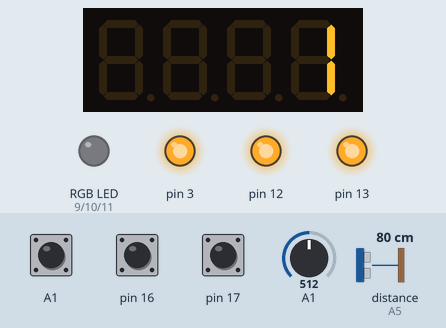
Recording of a sketch running on a simulated Arduino Uno, built with avr-gcc and run on an emulated ATmega328P. On the bench: 4-digit seven-segment display, an RGB LED mixed from three pins (HIGH = lit), output pins drawn as LEDs (lit = HIGH). Wiring (inferred from the names in the program): ultrasonic range finder: trigger A4; echo A5. The test bench sets the inputs (shaded band); at power-on: distance to the obstacle (sensor on A5) 80 cm, A1 HIGH, A1 = 512, pin 16 HIGH, pin 17 HIGH. The echo pulse lasts 58.3 µs per cm; random numbers use the default seed unless the sketch sets one; pins used as bus, display or sensor lines are not drawn.

Above: at 3.7 s.
At 9.2 s:
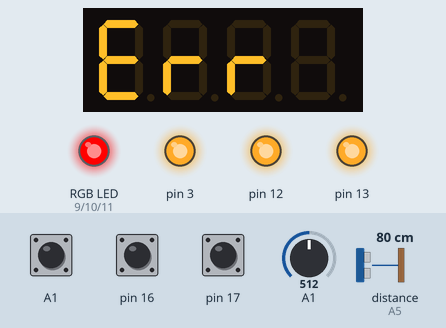
9.3 s: distance to the obstacle (sensor on A5) set to 18 cm
12.3 s: distance to the obstacle (sensor on A5) set to 35 cm
15.3 s: distance to the obstacle (sensor on A5) set to 2 cm
At 15.9 s:
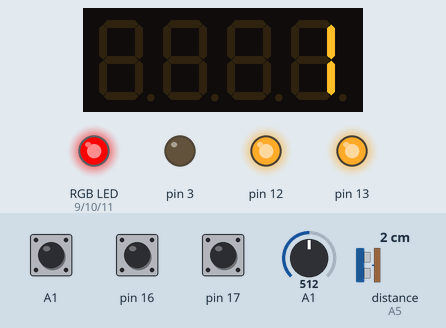
17.0 s: A1 pulled LOW for 0.15 s
At 17.25 s:
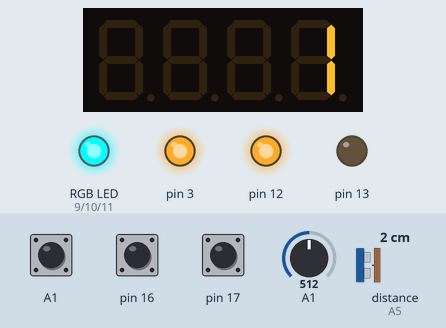
17.7 s: A1 pulled LOW for 1 s
20.2 s: A1 pulled LOW for 0.15 s
At 26.3 s:
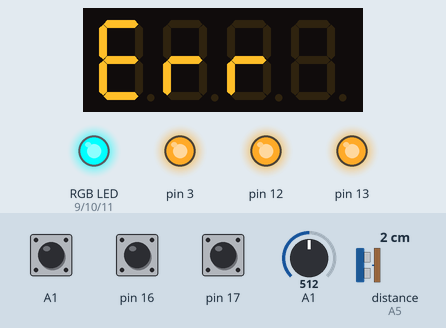
Timing chart, 0 to 26.5 s (numbered marks = the images above; inputs shaded):
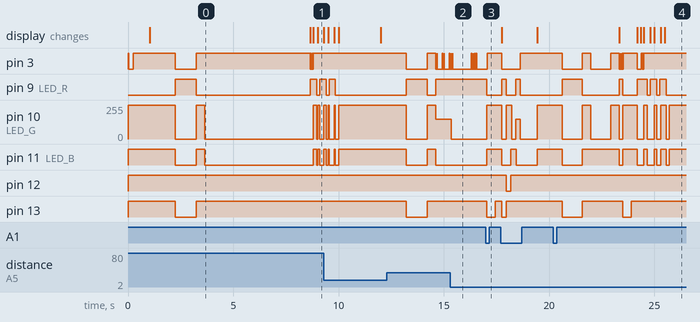

Measured:
- after the input at 15.3 s, pin 10 (LED_G): 150/255 → 0/255 after 0.05 s
- after the input at 17.0 s, pin 9 (LED_R): HIGH → LOW at once; pin 10 (LED_G): 0/255 → 255/255 after 0.05 s; pin 11 (LED_B): LOW → HIGH after 0.05 s; pin 13: HIGH → LOW after 0.05 s, → HIGH 0.40 s later

The sketch:

Unified-Code-V0-1-0.ino
```cpp
// ============================================================
//  Simon Sensorial — Unified Code V0.1.0
//  Plataforma: Arduino Uno + MultiFunctionShield + HC-SR04
//  LED RGB externo na protoboard
// ============================================================

#include <TimerOne.h>
#include <Wire.h>
#include <MultiFuncShield.h>
#include <stdlib.h>
// <time.h> removido — desnecessário no Arduino

#define TRIG_PIN A4
#define ECHO_PIN A5
#define LED_R 9
#define LED_G 10
#define LED_B 11
#define BTN_PIN 2
#define N           10      // tamanho máximo da sequência
#define TIMEOUT_MS  5000    // tempo de espera por resposta (ms)

const byte LED_MFS[5] = { 0, LED_1, LED_2, LED_3, LED_4 };

struct LevelData { byte r, g, b; int frequence; };

const LevelData LEVELS[4] = {
  {255,   0,   0, 262},  // Nível 1 — Vermelho / Dó
  {  0, 255,   0, 294},  // Nível 2 — Verde    / Ré
  {  0,   0, 255, 330},  // Nível 3 — Azul     / Mi
  {255, 150,   0, 349},  // Nível 4 — Amarelo  / Fá
};

// ─────────────────────────────────────────────────────────
//  Variáveis globais
// ─────────────────────────────────────────────────────────
int sequence_num[N];
int seq_size    = 1;
int showSeqVel  = 1000;  // velocidade de apresentação (ms) — diminui com o progresso

const int VEL_MIN  = 300;
const int VEL_DECR = 50;

void set_LED(int r, int g, int b) {
  analogWrite(LED_R, r);
  analogWrite(LED_G, g);
  analogWrite(LED_B, b);
}

void show_level(int lv, int duration) {
  if (lv < 1 || lv > 4) {
    set_LED(0, 0, 0);
    return;
  }
  LevelData d = LEVELS[lv - 1];
  set_LED(d.r, d.g, d.b);
  int on_units = max(1, duration / 10);
  MFS.beep(on_units, 1, 1, 1, 0);

  delay(duration);
  set_LED(0, 0, 0);
}

void sequence() {
  for (int i = 0; i < N; i++) {
    sequence_num[i] = (rand() % 4) + 1;  // valores 1-4
  }
}

void show_sequence() {
  delay(400);
  for (int i = 0; i < seq_size; i++) {
    int n = sequence_num[i];

    MFS.writeLeds(LED_MFS[n], ON);
    show_level(n, showSeqVel);
    MFS.writeLeds(LED_MFS[n], OFF);

    delay(400);
  }
}

float get_distance() {
  digitalWrite(TRIG_PIN, LOW);
  delayMicroseconds(2);
  digitalWrite(TRIG_PIN, HIGH);
  delayMicroseconds(10);
  digitalWrite(TRIG_PIN, LOW);

  float duration = pulseIn(ECHO_PIN, HIGH);
  if (duration == 0) return -1;
  return duration * 0.034 / 2.0;
}

int map_level(float distance) {
  if (distance <= 0)  return 0;
  if (distance <= 10) return 1;
  if (distance <= 20) return 2;
  if (distance <= 30) return 3;
  if (distance <= 40) return 4;
  return 0;
}

bool check_answer(int esperado) {
  unsigned long t0 = millis();
  int lido = 0;

  while (millis() - t0 < TIMEOUT_MS) {
    float dist = get_distance();
    lido = map_level(dist);

    if (lido > 0) show_level(lido, 80);
    else set_LED(0, 0, 0);

    if (MFS.getButton() == BUTTON_1_PRESSED) break;
  }

  set_LED(0, 0, 0);
  lido = map_level(get_distance());
  MFS.write(lido);

  if (lido == esperado) {
    MFS.writeLeds(LED_MFS[lido], ON);
    MFS.beep(2, 1, 1, 1, 0);
    delay(400);
    MFS.writeLeds(LED_MFS[lido], OFF);
    return true;
  }
  return false;
}
void show_error() {
  MFS.write("Err");
  MFS.blinkDisplay(DIGIT_ALL, ON);
  MFS.beep(3, 3, 3, 1, 1);
  for (int i = 0; i < 3; i++) {
    set_LED(255, 0, 0);
    delay(300);
    set_LED(0, 0, 0);
    delay(150);
  }
  MFS.blinkDisplay(DIGIT_ALL, OFF);
}
void show_victory() {
  MFS.write("BOM");
  for (int n = 1; n <= 4; n++) {
    MFS.writeLeds(LED_MFS[n], ON);
    show_level(n, 220);
    MFS.writeLeds(LED_MFS[n], OFF);
    set_LED(0, 0, 0);
  }
}
void rainbow() {
  MFS.write("ARC");
  MFS.blinkLeds(LED_ALL, ON);

  for (int h = 0; h < 360; h += 6) {
    float x = 1.0 - abs(fmod(h / 60.0, 2) - 1);
    float r1 = 0, g1 = 0, b1 = 0;
    if      (h <  60) { r1 = 1; g1 = x;         }
    else if (h < 120) { r1 = x; g1 = 1;         }
    else if (h < 180) {         g1 = 1; b1 = x; }
    else if (h < 240) {         g1 = x; b1 = 1; }
    else if (h < 300) { r1 = x;         b1 = 1; }
    else              { r1 = 1;         b1 = x; }
    set_LED(r1 * 255, g1 * 255, b1 * 255);
    delay(18);
  }

  MFS.blinkLeds(LED_ALL, OFF);
  MFS.writeLeds(LED_ALL, OFF);
  set_LED(0, 0, 0);
}
void setup() {
  Serial.begin(9600);

  Timer1.initialize(1000000);
  MFS.initialize(&Timer1);

  pinMode(TRIG_PIN, OUTPUT);
  pinMode(ECHO_PIN, INPUT);
  pinMode(BTN_PIN,  INPUT_PULLUP);
  pinMode(LED_R,    OUTPUT);
  pinMode(LED_G,    OUTPUT);
  pinMode(LED_B,    OUTPUT);

  long seed = 0;
  for (int i = 0; i < 8; i++) {
    seed ^= (long)analogRead(A1) << i;
    delay(5);
  }
  srand(seed);

  sequence();

  MFS.beep();
  delay(1000);
}

void loop() {
  while (seq_size <= N) {

    MFS.write(seq_size);
    delay(800);

    show_sequence();
    bool acertou = true;
    for (int i = 0; i < seq_size; i++) {
      MFS.write(i + 1);
      if (!check_answer(sequence_num[i])) {
        acertou = false;
        break;
      }
      delay(300);
    }

    if (!acertou) {
      show_error();
      delay(2000);
      seq_size   = 1;
      showSeqVel = 1000;
      sequence();
      return;
    }
    if (seq_size % 5 == 0) rainbow();
    else show_victory();
    seq_size++;
    if (showSeqVel - VEL_DECR >= VEL_MIN) showSeqVel -= VEL_DECR;
    delay(800);
  }

  // ── Zerou o jogo! ─────────────────────────────────────
  MFS.write("WIN");
  rainbow();
  rainbow();
  delay(3000);

  // Reinicia para nova partida
  seq_size   = 1;
  showSeqVel = 1000;
  sequence();
}
```
